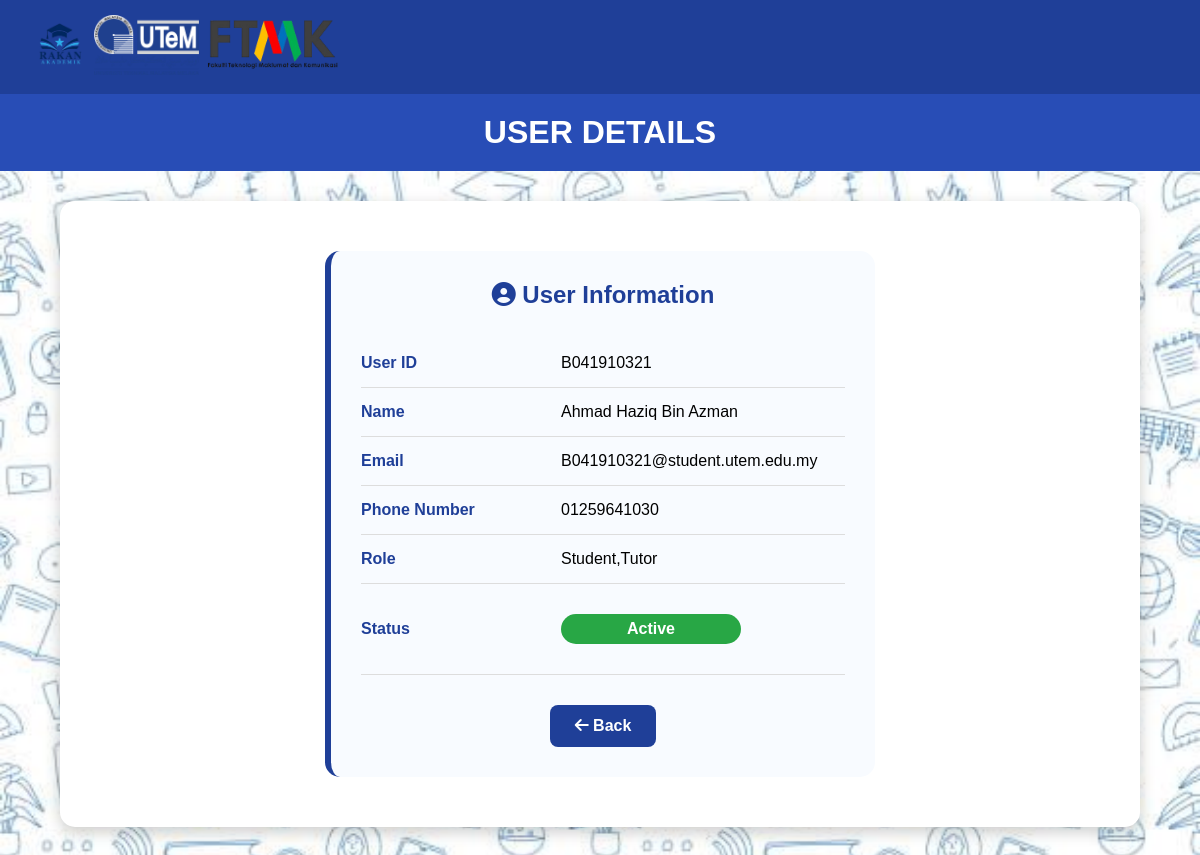
The page /view_user.php?id=B041910321 on the database its author committed.
### tables this page shows
CREATE TABLE `user` (
  `matricNoStudent` varchar(20) NOT NULL COMMENT 'Unique user identifier',
  `name` varchar(100) NOT NULL COMMENT 'User full name',
  `email` varchar(100) DEFAULT NULL COMMENT 'User email address',
  `mobile_phone` varchar(20) DEFAULT NULL COMMENT 'User phone number',
  `gender` varchar(10) NOT NULL COMMENT 'User gender',
  `password` varchar(255) NOT NULL COMMENT 'User password',
  `status` varchar(20) NOT NULL COMMENT 'User account status',
  `role` varchar(20) NOT NULL COMMENT 'User role'
);

### view_user.php (the view, shortened to what this page needs)
<?php
include("db_connect.php");
$matricNoStudent = $_GET['id'];
$sql = "SELECT *
        FROM user
        WHERE matricNoStudent='$matricNoStudent'";
$result = mysqli_query($conn,$sql);
$user = mysqli_fetch_assoc($result);
?>
<!DOCTYPE html>
<html lang="en">
<head>
<link rel="stylesheet"
href="https://cdnjs.cloudflare.com/ajax/libs/font-awesome/6.5.1/css/all.min.css">
</head>
<body>
<header>
    <div class="logo">
        <img src="images/logoRakan.png" alt="Rakan Akademik Logo">
        <img src="images/logoUtem.png" alt="UTeM Logo">
        <img src="images/logoFtmk.png" alt="FTMK Logo">
    </div>
</header>
<section class="welcome">
    <h1>USER DETAILS</h1>
</section>
<section class="container">
<div class="detail-box">
<h2>
    <i class="fas fa-user-circle"></i>
    User Information
</h2>
<div class="detail-row">
    <span class="detail-title">User ID</span>
    <span><?php echo $user['matricNoStudent']; ?></span>
</div>
<div class="detail-row">
    <span class="detail-title">Name</span>
    <span><?php echo $user['name']; ?></span>
</div>
<div class="detail-row">
    <span class="detail-title">Email</span>
    <span><?php echo $user['email']; ?></span>
</div>
<div class="detail-row">
    <span class="detail-title">Phone Number</span>
    <span><?php echo $user['mobile_phone']; ?></span>
</div>
<div class="detail-row">
    <span class="detail-title">Role</span>
    <span><?php echo $user['role']; ?></span>
</div>
<div class="detail-row">
    <span class="detail-title">Status</span>
    <?php
$status = strtolower(trim($user['status']));
if($status == "approved")
{
    $class = "approved";
}
elseif($status == "active")
{
    $class = "active";
}
elseif($status == "pending")
{
    $class = "pending";
}
else
{
    $class = "inactive";
}
?>
<div class="detail-row">
    <span class="status <?php echo $class; ?>">
        <?php echo $user['status']; ?>
    </span>
</div>
</div>
<div class="back-btn">
    <a href="user_list.php">
        <i class="fas fa-arrow-left"></i> Back
    </a>
</div>
</section>
</body>
</html>

### view_user.php (style rules this page uses)
* { margin:0; padding:0; box-sizing:border-box; font-family:Arial, sans-serif; }
body { background-image:url('images/edubackground.jpg'); background-size:cover; background-position:center; background-repeat:no-repeat; background-attachment:fixed; }
header { background:#1f3f98; color:white; display:flex; justify-content:space-between; align-items:center; padding:15px 30px; }
.logo img { height:60px; width:auto; }
.welcome { background:#284db6; color:white; text-align:center; padding:20px; }
.welcome h1 { font-size:32px; }
.container { width:90%; margin:30px auto; background:white; border-radius:15px; padding:30px; box-shadow:0 5px 15px rgba(0,0,0,0.2); }
.detail-box { width:550px; margin:20px auto; background:#f8fbff; border-left:6px solid #1f3f98; border-radius:15px; padding:30px; }
.detail-box h2 { color:#1f3f98; text-align:center; margin-bottom:30px; }
.detail-row { display:grid; grid-template-columns:180px 1fr; align-items:center; padding:15px 0; border-bottom:1px solid #ddd; column-gap:20px; }
.detail-row:last-child { border-bottom:none; }
.detail-title { font-weight:bold; color:#1f3f98; }
.status { display:inline-block; width:auto; padding:6px 18px; border-radius:20px; color:white; font-weight:bold; text-align:center; }
.active { background:#28a745; }
.back-btn { text-align:center; margin-top:30px; }
.back-btn a { display:inline-block; background:#1f3f98; color:white; text-decoration:none; padding:12px 25px; border-radius:8px; font-weight:bold; transition:.3s; }

### rows shown on the page
user: matricNoStudent "B041910321", name "Ahmad Haziq Bin Azman", email "B041910321@student.utem.edu.my", mobile_phone "01259641030", role "Student,Tutor", status "Active"
